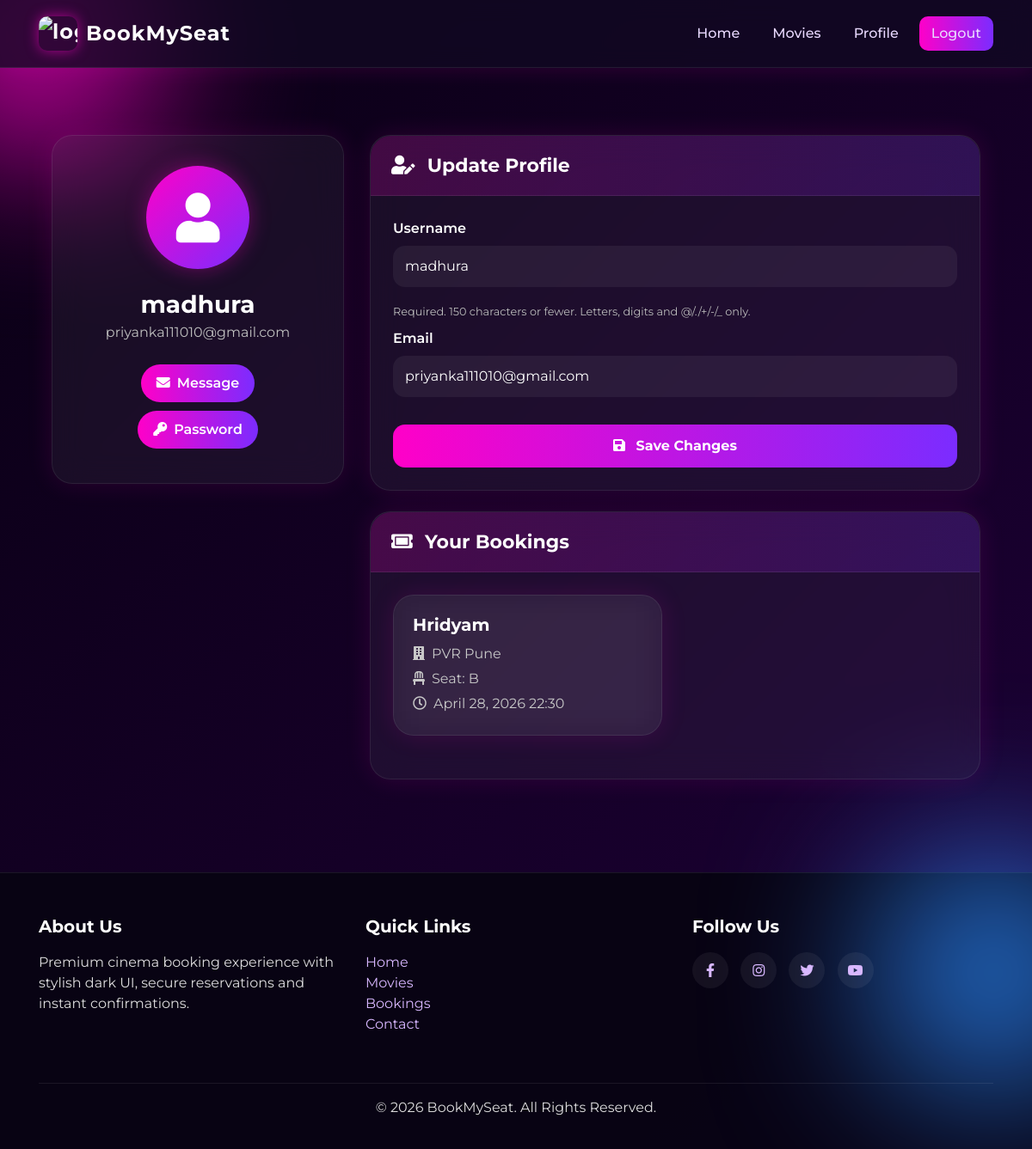
Screenshot of /users/profile/ (signed in) with the database file from the repository.
### movies/models.py (models this page shows, shortened)
class Booking(models.Model):
    user = models.ForeignKey(User, on_delete=models.CASCADE)
    seat = models.OneToOneField(Seat, on_delete=models.CASCADE)
    movie = models.ForeignKey(Movie, on_delete=models.CASCADE)
    theater = models.ForeignKey(Theater, on_delete=models.CASCADE)
    booked_at = models.DateTimeField(auto_now_add=True)

class Movie(models.Model):
    name = models.CharField(max_length=255)
    genre = models.CharField(max_length=100, default="Unknown")
    language = models.CharField(max_length=100, default="Unknown")
    trailer_url = models.URLField(blank=True, null=True)
    image = models.ImageField(upload_to="movies/")
    rating = models.DecimalField(max_digits=3, decimal_places=1)
    cast = models.TextField()
    description = models.TextField(blank=True, null=True)

class Theater(models.Model):
    name = models.CharField(max_length=255)
    movie = models.ForeignKey(Movie, on_delete=models.CASCADE, related_name='theaters')
    time = models.DateTimeField()
    ticket_price = models.DecimalField(max_digits=6, decimal_places=2, default=200.00)

class Seat(models.Model):
    theater = models.ForeignKey(Theater, on_delete=models.CASCADE, related_name='seats')
    seat_number = models.CharField(max_length=10)
    is_booked = models.BooleanField(default=False)
    reserved_until = models.DateTimeField(null=True, blank=True)
    class Meta:
        unique_together = ['theater', 'seat_number']  # 🔥 prevents duplicate seats

### users/views.py (the view)
# urls.py: path('profile/', profile, name='profile'),
@login_required
def profile(request):
    bookings = Booking.objects.filter(user=request.user)
    if request.method == 'POST':
        u_form = UserUpdateForm(request.POST, instance=request.user)
        if u_form.is_valid():
            u_form.save()
            return redirect('profile')
    else:
        u_form = UserUpdateForm(instance=request.user)
    return render(request, 'users/profile.html', {'u_form': u_form, 'bookings': bookings})

### users/forms.py
class UserUpdateForm(forms.ModelForm):
    email=forms.EmailField()
    class Meta:
        model=User
        fields=['username','email']

### templates/users/profile.html (shortened to what this page needs)
{% extends "users/basic.html" %}
{% block content %}
<div class="container py-5">
  <div class="row">
    <div class="col-lg-4 mb-4">
      <div class="profile-card">
        <div class="avatar-circle">
          <i class="fas fa-user"></i>
        </div>
        <div class="username">{{ user.username }}</div>
        <div class="useremail">{{ user.email }}</div>
        <a href="#" class="btn btn-primary action-btn">
          <i class="fas fa-envelope mr-2"></i>Message
        </a>
        <a href="{% url 'password_reset' %}" class="btn btn-secondary action-btn">
          <i class="fas fa-key mr-2"></i>Password
        </a>
      </div>
    </div>
    <div class="col-lg-8">
      <div class="section-card mb-4">
        <div class="section-head">
          <i class="fas fa-user-edit mr-2"></i> Update Profile
        </div>
        <div class="section-body">
          <form method="POST">
            {% for field in u_form %}
            <div class="mb-2">
              <label for="{{ field.id_for_label }}">{{ field.label }}</label>
              {{ field }}
              {% if field.help_text %}
              <small style="color:#bdbdbd;">{{ field.help_text }}</small>
              {% endif %}
            </div>
            {% endfor %}
            <button type="submit" class="btn btn-primary save-btn mt-2">
              <i class="fas fa-save mr-2"></i> Save Changes
            </button>
          </form>
        </div>
      </div>
      <div class="section-card">
        <div class="section-head">
          <i class="fas fa-ticket-alt mr-2"></i> Your Bookings
        </div>
        <div class="section-body">
          {% if bookings %}
          <div class="row">
            {% for booking in bookings %}
            <div class="col-md-6 mb-4">
              <div class="booking-card">
                <h5>{{ booking.movie.name }}</h5>
                <p>
                  <i class="fas fa-building mr-2"></i>{{ booking.theater.name }}<br>
                  <i class="fas fa-chair mr-2"></i>Seat: {{ booking.seat.seat_number }}<br>
                  <i class="far fa-clock mr-2"></i>{{ booking.booked_at|date:"F d, Y H:i" }}
                </p>
              </div>
            </div>
            {% endfor %}
          </div>
          {% else %}
          <div class="empty-state">
            <i class="fas fa-ticket-alt"></i>
            <p>No bookings yet. Book your next blockbuster now.</p>
          </div>
          {% endif %}
        </div>
      </div>
    </div>
  </div>
</div>
{% endblock %}

### templates/users/basic.html (shortened to what this page needs)
<!DOCTYPE html>
<html lang="en">
  <head>
    <link
      href="https://cdn.jsdelivr.net/npm/bootstrap-icons/font/bootstrap-icons.css"
      rel="stylesheet"
    />
    <link
      rel="stylesheet"
      href="https://maxcdn.bootstrapcdn.com/bootstrap/4.0.0/css/bootstrap.min.css"
    />
    <link
      rel="stylesheet"
      href="https://cdnjs.cloudflare.com/ajax/libs/font-awesome/5.15.3/css/all.min.css"
    />
  </head>
  <body>
    <div class="glow-circle circle1"></div>
    <div class="glow-circle circle2"></div>
    <nav class="navbar navbar-expand-lg navbar-dark">
      <div class="container">
        <a class="navbar-brand" href="/">
          <img
            alt="logo"
            height="40"
            width="45"
          />
          BookMySeat
        </a>
        <div class="collapse navbar-collapse" id="navbarNav">
          <ul class="navbar-nav ml-auto">
            {% if user.is_authenticated %}
            <li class="nav-item"><a class="nav-link" href="/">Home</a></li>
            <li class="nav-item"><a class="nav-link" href="/movies">Movies</a></li>
            <li class="nav-item">
              <a class="nav-link" href="{% url 'profile' %}">Profile</a>
            </li>
            <li class="nav-item">
              <form method="POST" action="{% url 'logout' %}">
                <button
                  type="submit"
                  class="nav-link"
                  style="border:none;background:none;"
                >
                  Logout
                </button>
              </form>
            </li>
            {% endif %}
          </ul>
        </div>
      </div>
    </nav>
    <div class="container main-wrapper">
      {% block content %}{% endblock %}
    </div>
    <footer class="footer">
      <div class="container">
        <div class="row">
          <div class="col-md-4 mb-4">
            <h5>About Us</h5>
            <p>
              Premium cinema booking experience with stylish dark UI, secure
              reservations and instant confirmations.
            </p>
          </div>
          <div class="col-md-4 mb-4">
            <h5>Quick Links</h5>
            <ul class="list-unstyled">
              <li><a href="/">Home</a></li>
              <li><a href="/movies">Movies</a></li>
              <li><a href="#">Bookings</a></li>
              <li><a href="#">Contact</a></li>
            </ul>
          </div>
          <div class="col-md-4">
            <h5>Follow Us</h5>
            <div class="social-icons">
              <a href="#"><i class="fab fa-facebook-f"></i></a>
              <a href="#"><i class="fab fa-instagram"></i></a>
              <a href="#"><i class="fab fa-twitter"></i></a>
              <a href="#"><i class="fab fa-youtube"></i></a>
            </div>
          </div>
        </div>
        <hr />
        <div class="text-center">
          <p>&copy; 2026 BookMySeat. All Rights Reserved.</p>
        </div>
      </div>
    </footer>
  </body>
</html>

### templates/users/basic.html (style rules this page uses)
* { margin: 0; padding: 0; box-sizing: border-box; }
html { scroll-behavior: smooth; }
body { font-family: "Poppins", sans-serif; background: linear-gradient(135deg, #090014, #140025, #1d0038); color: #ffffff; min-height: 100vh; }
.navbar { background: rgba(18, 8, 35, 0.75) !important; backdrop-filter: blur(12px); border-bottom: 1px solid rgba(255, 255, 255, 0.08); padding: 14px 20px; box-shadow: 0 0 25px rgba(255, 0, 200, 0.15); }
.navbar-brand { color: #fff !important; font-weight: 700; font-size: 24px; letter-spacing: 1px; display: flex; align-items: center; gap: 10px; }
.navbar-brand img { border-radius: 10px; box-shadow: 0 0 15px rgba(255, 0, 200, 0.6); }
.navbar-nav .nav-link, button.nav-link { color: #e9d9ff !important; font-weight: 500; margin-left: 10px; transition: 0.3s ease; border-radius: 10px; padding: 8px 14px !important; }
.container { position: relative; z-index: 2; }
.main-wrapper { min-height: 75vh; padding-top: 30px; }
.btn, button, .btn-primary { background: linear-gradient(90deg, #ff00c8, #7b2cff) !important; border: none !important; color: white !important; border-radius: 12px; padding: 10px 18px; font-weight: 600; transition: 0.3s ease; }
.section-title, h1, h2, h3, h4, h5, h6 { color: #ffffff; font-weight: 700; }
a { color: #ff7df0; transition: 0.3s ease; }
.footer { background: rgba(8, 4, 18, 0.95); border-top: 1px solid rgba(255, 255, 255, 0.08); color: #ddd; padding: 50px 0 20px; margin-top: 60px; }
.footer h5 { color: #fff; margin-bottom: 18px; }
.footer a { color: #d8b8ff; }
.footer .social-icons a { display: inline-flex; align-items: center; justify-content: center; width: 42px; height: 42px; margin-right: 10px; border-radius: 50%; background: rgba(255, 255, 255, 0.06); transition: 0.3s ease; }
hr { border-color: rgba(255, 255, 255, 0.08); }
.glow-circle { position: fixed; width: 250px; height: 250px; border-radius: 50%; filter: blur(100px); z-index: 0; }
.circle1 { background: #ff00c8; top: -80px; left: -80px; }
.circle2 { background: #2b8cff; right: -80px; bottom: 80px; }

### templates/users/profile.html (style rules this page uses)
body { font-family:'Montserrat',sans-serif; }
.profile-card, .section-card, .booking-card { background:rgba(255,255,255,.05); border:1px solid rgba(255,255,255,.08); backdrop-filter:blur(18px); border-radius:24px; box-shadow:0 0 30px rgba(255,0,200,.12); }
.profile-card { text-align:center; padding:35px 25px; }
.avatar-circle { width:120px; height:120px; margin:auto; border-radius:50%; display:flex; align-items:center; justify-content:center; background:linear-gradient(135deg,#ff00c8,#7b2cff); font-size:58px; color:#fff; box-shadow:0 0 25px rgba(255,0,200,.35); }
.username { font-size:28px; font-weight:700; margin-top:20px; color:#fff; }
.useremail { color:#bfbfbf; margin-bottom:20px; }
.action-btn { border:none; border-radius:50px; padding:10px 18px; font-weight:600; margin:5px; }
.section-head { padding:18px 24px; border-bottom:1px solid rgba(255,255,255,.08); font-size:22px; font-weight:700; color:#fff; background:linear-gradient(90deg,rgba(255,0,200,.18),rgba(123,44,255,.18)); border-radius:24px 24px 0 0; }
.section-body { padding:26px; }
label { color:#fff; font-weight:600; margin-bottom:8px; }
input,select,textarea { width:100%; padding:12px 14px; border:none; border-radius:14px; background:rgba(255,255,255,.06); color:#fff; margin-bottom:16px; }
.save-btn { width:100%; border:none; border-radius:14px; padding:13px; font-weight:700; }
.booking-card { padding:22px; height:100%; transition:.3s; }
.booking-card h5 { color:#fff; font-weight:700; }
.booking-card p { color:#c8c8c8; margin-bottom:0; line-height:1.8; }

### rows the page displays
Booking: movie.name "Hridyam", theater.name "PVR Pune", seat.seat_number "B", booked_at "April 28, 2026 22:30"

### other values shown
{{ user.username }} "madhura"
{{ user.email }} "priyanka111010@gmail.com"
{{ field.label }} "Username" "Email"
{{ field.help_text }} "Required. 150 characters or fewer. Letters, digits and @/./+/-/_ only."
